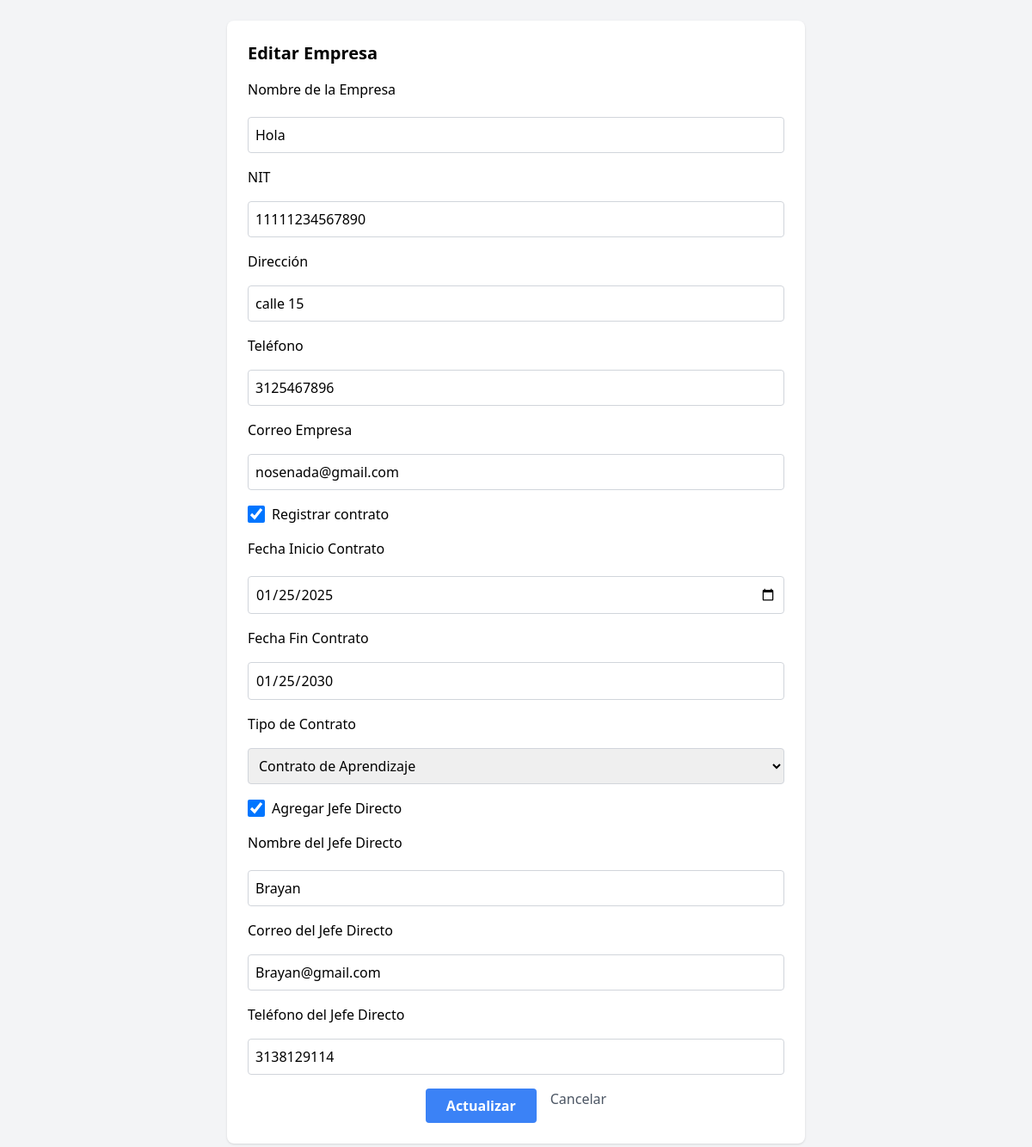
/empresa/editar/2 (signed in), run on an earlier commit of the app's database.
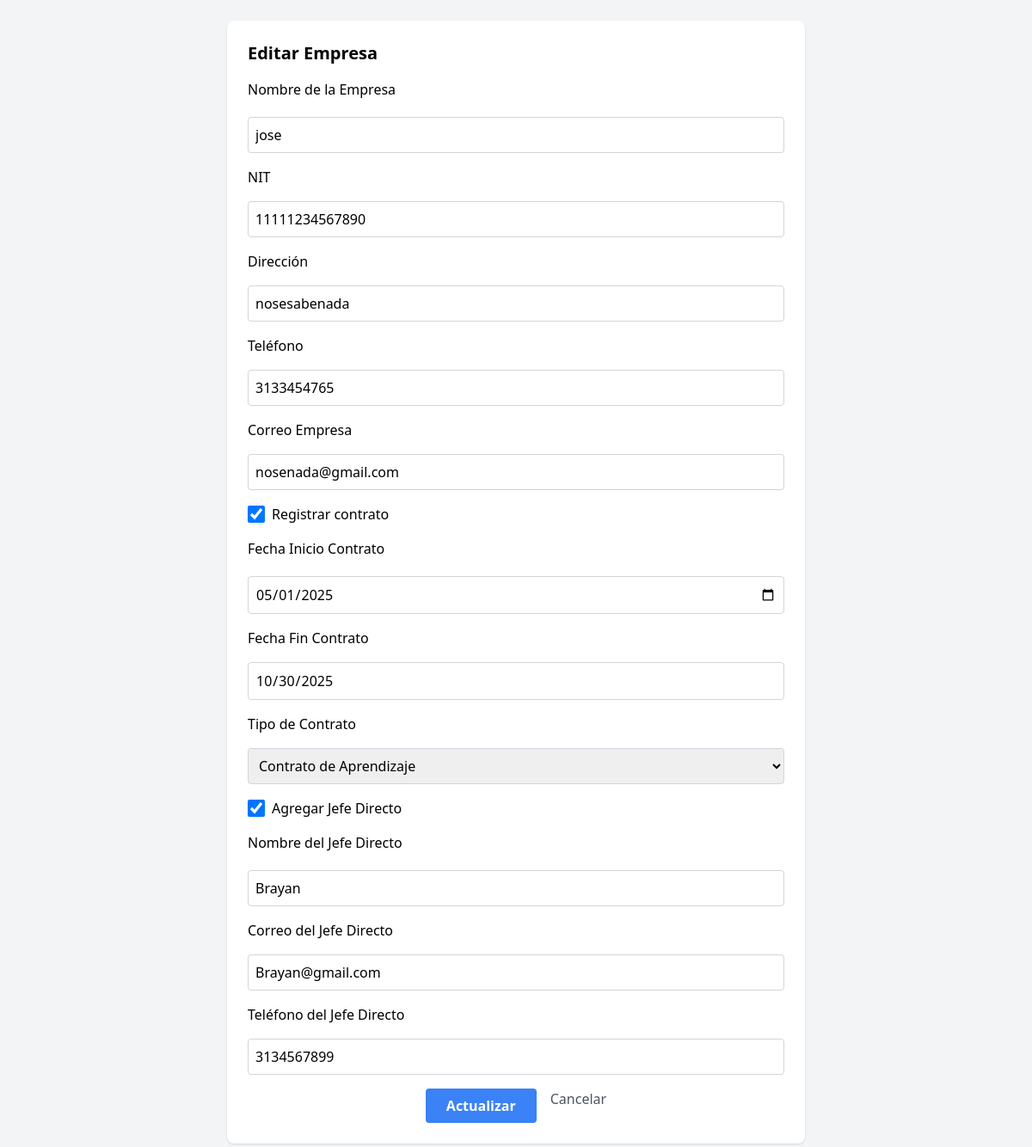
And on a later commit of the database.
### app/models/users.py (models this page shows, shortened)
class Empresa(db.Model, UserMixin):
    __tablename__ = 'empresa'
    id_empresa = db.Column(db.Integer, primary_key=True)
    nombre_empresa = db.Column(db.String(100), nullable=False)
    nit = db.Column(db.String(45), unique=True, nullable=False, index=True)
    direccion = db.Column(db.String(200), nullable=False)
    telefono = db.Column(db.String(20), nullable=False)
    correo_empresa = db.Column(db.String(100), nullable=False)
    nombre_jefe = db.Column(db.String(150), nullable=False, unique=True)
    correo_jefe = db.Column(db.String(150), nullable=False, unique=True)
    telefono_jefe = db.Column(db.String(50),nullable=False, unique=True)
    aprendiz_id_aprendiz = db.Column(db.Integer, db.ForeignKey('aprendiz.id_aprendiz'), nullable=False)
    aprendiz = db.relationship('Aprendiz', back_populates='empresas')
    contratos = db.relationship('Contrato', back_populates='empresa', lazy=True, cascade='all, delete-orphan')

class Contrato(db.Model):
    __tablename__ = 'contrato'
    id_contrato = db.Column(db.Integer, primary_key=True)
    fecha_inicio = db.Column(db.Date, nullable=False)
    fecha_fin = db.Column(db.Date, nullable=False)
    tipo_contrato = db.Column(db.Enum('Contrato de Aprendizaje', 'Contrato laboral'), nullable=False)
    empresa_id_empresa = db.Column(db.Integer, db.ForeignKey('empresa.id_empresa'), nullable=False)
    empresa = db.relationship('Empresa', back_populates='contratos')
    aprendices_rel = db.relationship('Aprendiz', back_populates='contrato', lazy=True)

### app/routes/empresa_route.py (the view, shortened to what this page needs)
@bp.route('/editar/<int:id>', methods=['GET', 'POST'])
@login_required
def editar_empresa(id):
    empresa = Empresa.query.get_or_404(id)
    contrato = empresa.contratos[0] if empresa.contratos else None
    if not (hasattr(current_user, 'id_aprendiz') and current_user.id_aprendiz == empresa.aprendiz_id_aprendiz):
        flash('No tienes permisos para editar esta empresa ❌', 'danger')
        return redirect(url_for('empresa_bp.listar_empresas', aprendiz_id=empresa.aprendiz_id_aprendiz))
    return render_template('empresa/editar_empresa.html', empresa=empresa, contrato=contrato)

### app/__init__.py (called while the page is built)
@login_manager.user_loader
def load_user(user_id):
    from app.models.users import Aprendiz, Instructor, User
    try:
        role, id = user_id.split("-")
        id = int(id)
    except (ValueError, AttributeError):
        return None
    if role == "aprendiz":
        return Aprendiz.query.get(id)
    elif role == "instructor":
        return Instructor.query.get(id)
    elif role == "admin":
        return User.query.get(id)
    return None

### app/templates/empresa/editar_empresa.html (shortened to what the changed rows need)
<!DOCTYPE html>
<html lang="es">
<head>
    <script src="https://cdn.tailwindcss.com"></script>
</head>
<body class="bg-gray-100 p-6">
    <div class="max-w-2xl mx-auto bg-white shadow rounded-lg p-6">
        <h1 class="text-xl font-bold mb-4">Editar Empresa</h1>
        <form method="POST" class="space-y-4">
            <label class="block mb-1 font-medium">Nombre de la Empresa</label>
            <input type="text" name="nombre_empresa" value="{{ empresa.nombre_empresa }}" required class="w-full border border-gray-300 p-2 rounded focus:outline-none focus:ring-2 focus:ring-green-400">
            <label class="block mb-1 font-medium">NIT</label>
            <input type="text" name="nit" value="{{ empresa.nit }}" required class="w-full border border-gray-300 p-2 rounded focus:outline-none focus:ring-2 focus:ring-green-400">
            <label class="block mb-1 font-medium">Dirección</label>
            <input type="text" name="direccion" value="{{ empresa.direccion }}" required class="w-full border border-gray-300 p-2 rounded focus:outline-none focus:ring-2 focus:ring-green-400">
            <label class="block mb-1 font-medium">Teléfono</label>
            <input type="text" name="telefono" value="{{ empresa.telefono }}" required class="w-full border border-gray-300 p-2 rounded focus:outline-none focus:ring-2 focus:ring-green-400">
            <label class="block mb-1 font-medium">Correo Empresa</label>
            <input type="email" name="correo_empresa" value="{{ empresa.correo_empresa }}" required class="w-full border border-gray-300 p-2 rounded focus:outline-none focus:ring-2 focus:ring-green-400">
            <label class="flex items-center space-x-2 mt-4">
                <input type="checkbox" id="registrar_contrato" class="form-checkbox h-5 w-5 text-green-500" {% if contrato %}checked{% endif %}>
                <span class="font-medium">Registrar contrato</span>
            </label>
            <div id="campos_contrato" style="display: {% if contrato %}block{% else %}none{% endif %};" class="space-y-4 mt-2">
                <label class="block mb-1 font-medium">Fecha Inicio Contrato</label>
                <input type="date" id="fecha_inicio" name="fecha_inicio" value="{{ contrato.fecha_inicio.strftime('%Y-%m-%d') if contrato and contrato.fecha_inicio else '' }}" class="w-full border border-gray-300 p-2 rounded focus:outline-none focus:ring-2 focus:ring-green-400">
                <label class="block mb-1 font-medium">Fecha Fin Contrato</label>
                <input type="date" id="fecha_fin" name="fecha_fin" value="{{ contrato.fecha_fin.strftime('%Y-%m-%d') if contrato and contrato.fecha_fin else '' }}" class="w-full border border-gray-300 p-2 rounded focus:outline-none focus:ring-2 focus:ring-green-400" readonly>
                <label class="block mb-1 font-medium">Tipo de Contrato</label>
                <select name="tipo_contrato" id="tipo_contrato" class="w-full border border-gray-300 p-2 rounded focus:outline-none focus:ring-2 focus:ring-green-400">
                    <option value="Contrato de Aprendizaje" {% if contrato and contrato.tipo_contrato=='Contrato de Aprendizaje' %}selected{% endif %}>Contrato de Aprendizaje</option>
                </select>
            </div>
            <label class="flex items-center space-x-2 mt-4">
                <input type="checkbox" id="registrar_jefe" class="form-checkbox h-5 w-5 text-green-500" {% if empresa.nombre_jefe or empresa.correo_jefe or empresa.telefono_jefe %}checked{% endif %}>
                <span class="font-medium">Agregar Jefe Directo</span>
            </label>
            <div id="campos_jefe" style="display: {% if empresa.nombre_jefe or empresa.correo_jefe or empresa.telefono_jefe %}block{% else %}none{% endif %};" class="space-y-4 mt-2">
                <label class="block mb-1 font-medium">Nombre del Jefe Directo</label>
                <input type="text" name="nombre_jefe" value="{{ empresa.nombre_jefe }}" class="w-full border border-gray-300 p-2 rounded focus:outline-none focus:ring-2 focus:ring-green-400">
                <label class="block mb-1 font-medium">Correo del Jefe Directo</label>
                <input type="email" name="correo_jefe" value="{{ empresa.correo_jefe }}" class="w-full border border-gray-300 p-2 rounded focus:outline-none focus:ring-2 focus:ring-green-400">
                <label class="block mb-1 font-medium">Teléfono del Jefe Directo</label>
                <input type="text" name="telefono_jefe" value="{{ empresa.telefono_jefe }}" class="w-full border border-gray-300 p-2 rounded focus:outline-none focus:ring-2 focus:ring-green-400">
            </div>
            <div class="flex justify-center space-x-4 mt-4">
                <button type="submit" class="bg-blue-500 text-white px-6 py-2 rounded hover:bg-blue-600 transition font-semibold">
                </button>
                <a href="{{ url_for('empresa_bp.listar_empresas') }}" class="ml-2 text-gray-600">Cancelar</a>
            </div>
        </form>
    </div>
</body>
</html>

What changed in the data, as far as the page shows it:
changed Empresa "nosenada@gmail.com": nombre_empresa "Hola" → "jose"; direccion "calle 15" → "nosesabenada"; telefono "3125467896" → "3133454765"; telefono_jefe "3138129114" → "3134567899"
changed Contrato "Contrato de Aprendizaje": fecha_inicio "01/25/2025" → "05/01/2025"; fecha_fin "01/25/2030" → "10/30/2025"
